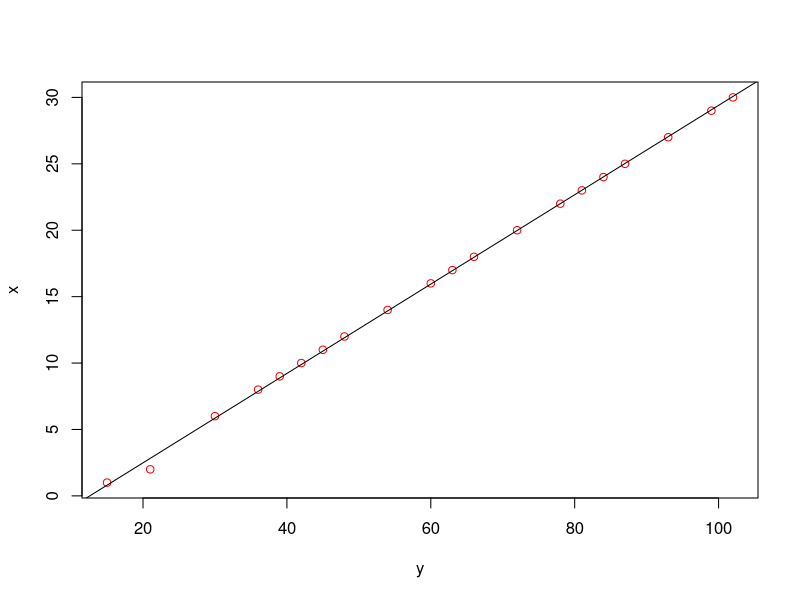

Write the R code that produced this figure.
x=c(1,2,6,8,9,10,11,12,14,16,17,18,20,22,23,24,25,27,29,30)
y=c(15,21,30,36,39,42,45,48,54,60,63,66,72,78,81,84,87,93,99,102)
#plot(x,y)

mdl=lm(x~y)
mdl


plot(y,x, col="red")
abline(a=-4.2385, b=0.3364, col="blaCK")
cor(x,y)
cor.test(x,y, method="spearman") #спостергіається дуже сильна лін залежність р=1 
cor.test(x,y, method="pearson")# (по замовч.)спостергіається дуже сильна лін залежність р=0,999
cor.test(x,y, method="kendall")#спостергіається дуже сильна лін залежність р=1

#Отримані т-значення, р-значення, всі свідчать, про наявність прямого лінійного зв'язку
#Гіпотеза про рівність коеф кореляції нулю - відхиляється, оскільки Р-значення майже 0
